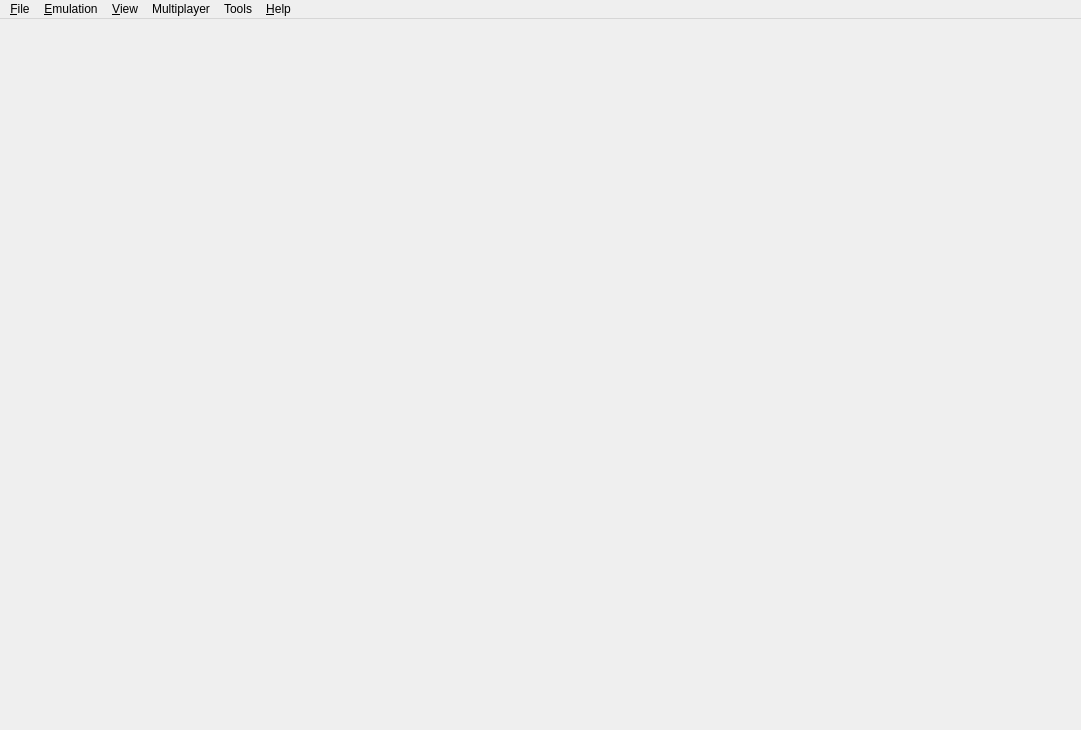
<?xml version="1.0" encoding="UTF-8"?>
<ui version="4.0">
 <class>MainWindow</class>
 <widget class="QMainWindow" name="MainWindow">
  <property name="geometry">
   <rect>
    <x>0</x>
    <y>0</y>
    <width>1081</width>
    <height>730</height>
   </rect>
  </property>
  <property name="windowTitle">
   <string>Citra</string>
  </property>
  <property name="windowIcon">
   <iconset>
    <normaloff>src/pcafe/res/icon3_64x64.ico</normaloff>src/pcafe/res/icon3_64x64.ico</iconset>
  </property>
  <property name="tabShape">
   <enum>QTabWidget::Rounded</enum>
  </property>
  <property name="dockNestingEnabled">
   <bool>true</bool>
  </property>
  <widget class="QWidget" name="centralwidget">
   <layout class="QHBoxLayout" name="horizontalLayout">
    <property name="leftMargin">
     <number>0</number>
    </property>
    <property name="topMargin">
     <number>0</number>
    </property>
    <property name="rightMargin">
     <number>0</number>
    </property>
    <property name="bottomMargin">
     <number>0</number>
    </property>
   </layout>
  </widget>
  <widget class="QMenuBar" name="menubar">
   <property name="geometry">
    <rect>
     <x>0</x>
     <y>0</y>
     <width>1081</width>
     <height>21</height>
    </rect>
   </property>
   <widget class="QMenu" name="menu_File">
    <property name="title">
     <string>&amp;File</string>
    </property>
    <widget class="QMenu" name="menu_recent_files">
     <property name="title">
      <string>Recent Files</string>
     </property>
    </widget>
    <widget class="QMenu" name="menu_Amiibo">
     <property name="title">
      <string>Amiibo</string>
     </property>
     <addaction name="action_Load_Amiibo"/>
     <addaction name="action_Remove_Amiibo"/>
    </widget>
    <addaction name="action_Load_File"/>
    <addaction name="action_Install_CIA"/>
    <addaction name="separator"/>
    <addaction name="menu_recent_files"/>
    <addaction name="separator"/>
    <addaction name="menu_Amiibo"/>
    <addaction name="separator"/>
    <addaction name="action_Open_Citra_Folder"/>
    <addaction name="separator"/>
    <addaction name="action_Exit"/>
   </widget>
   <widget class="QMenu" name="menu_Emulation">
    <property name="title">
     <string>&amp;Emulation</string>
    </property>
    <addaction name="action_Start"/>
    <addaction name="action_Pause"/>
    <addaction name="action_Stop"/>
    <addaction name="action_Restart"/>
    <addaction name="separator"/>
    <addaction name="action_Report_Compatibility"/>
    <addaction name="separator"/>
    <addaction name="action_Configure"/>
    <addaction name="action_Cheats"/>
    <addaction name="action_Save"/>
    <addaction name="action_Load"/>
   </widget>
   <widget class="QMenu" name="menu_View">
    <property name="title">
     <string>&amp;View</string>
    </property>
    <widget class="QMenu" name="menu_View_Debugging">
     <property name="title">
      <string>Debugging</string>
     </property>
     <addaction name="action_Create_Pica_Surface_Viewer"/>
     <addaction name="separator"/>
    </widget>
    <widget class="QMenu" name="menu_Screen_Layout">
     <property name="title">
      <string>Screen Layout</string>
     </property>
     <addaction name="action_Screen_Layout_Default"/>
     <addaction name="action_Screen_Layout_Single_Screen"/>
     <addaction name="action_Screen_Layout_Large_Screen"/>
     <addaction name="action_Screen_Layout_Side_by_Side"/>
     <addaction name="separator"/>
     <addaction name="action_Screen_Layout_Swap_Screens"/>
    </widget>
    <addaction name="action_Fullscreen"/>
    <addaction name="action_Single_Window_Mode"/>
    <addaction name="menu_Screen_Layout"/>
    <addaction name="separator"/>
    <addaction name="action_Display_Dock_Widget_Headers"/>
    <addaction name="action_Show_Filter_Bar"/>
    <addaction name="action_Show_Status_Bar"/>
    <addaction name="separator"/>
    <addaction name="menu_View_Debugging"/>
   </widget>
   <widget class="QMenu" name="menu_Multiplayer">
    <property name="enabled">
     <bool>true</bool>
    </property>
    <property name="title">
     <string>Multiplayer</string>
    </property>
    <addaction name="action_View_Lobby"/>
    <addaction name="action_Start_Room"/>
    <addaction name="action_Connect_To_Room"/>
    <addaction name="separator"/>
    <addaction name="action_Show_Room"/>
    <addaction name="action_Leave_Room"/>
   </widget>
   <widget class="QMenu" name="menu_Tools">
    <property name="title">
     <string>Tools</string>
    </property>
    <widget class="QMenu" name="menu_Movie">
     <property name="title">
      <string>Movie</string>
     </property>
     <addaction name="action_Record_Movie"/>
     <addaction name="action_Play_Movie"/>
     <addaction name="action_Stop_Recording_Playback"/>
    </widget>
    <widget class="QMenu" name="menu_Frame_Advance">
     <property name="title">
      <string>Frame Advance</string>
     </property>
     <addaction name="action_Enable_Frame_Advancing"/>
     <addaction name="action_Advance_Frame"/>
    </widget>
    <addaction name="menu_Movie"/>
    <addaction name="menu_Frame_Advance"/>
    <addaction name="separator"/>
    <addaction name="action_Capture_Screenshot"/>
   </widget>
   <widget class="QMenu" name="menu_Help">
    <property name="title">
     <string>&amp;Help</string>
    </property>
    <addaction name="action_Check_For_Updates"/>
    <addaction name="action_Open_Maintenance_Tool"/>
    <addaction name="separator"/>
    <addaction name="action_FAQ"/>
    <addaction name="action_About"/>
   </widget>
   <addaction name="menu_File"/>
   <addaction name="menu_Emulation"/>
   <addaction name="menu_View"/>
   <addaction name="menu_Multiplayer"/>
   <addaction name="menu_Tools"/>
   <addaction name="menu_Help"/>
  </widget>
  <action name="action_Load_File">
   <property name="text">
    <string>Load File...</string>
   </property>
  </action>
  <action name="action_Install_CIA">
   <property name="text">
    <string>Install CIA...</string>
   </property>
  </action>
  <action name="action_Load_Symbol_Map">
   <property name="text">
    <string>Load Symbol Map...</string>
   </property>
  </action>
  <action name="action_Exit">
   <property name="text">
    <string>E&amp;xit</string>
   </property>
  </action>
  <action name="action_Start">
   <property name="enabled">
    <bool>false</bool>
   </property>
   <property name="text">
    <string>&amp;Start</string>
   </property>
  </action>
  <action name="action_Pause">
   <property name="enabled">
    <bool>false</bool>
   </property>
   <property name="text">
    <string>&amp;Pause</string>
   </property>
  </action>
  <action name="action_Stop">
   <property name="enabled">
    <bool>false</bool>
   </property>
   <property name="text">
    <string>&amp;Stop</string>
   </property>
  </action>
  <action name="action_Save">
    <property name="enabled">
      <bool>false</bool>
    </property>
    <property name="text">
      <string>Save</string>
    </property>
  </action>
  <action name="action_Load">
    <property name="enabled">
      <bool>false</bool>
    </property>
    <property name="text">
      <string>Load</string>
    </property>
  </action>
  <action name="action_FAQ">
   <property name="text">
    <string>FAQ</string>
   </property>
  </action>
  <action name="action_About">
   <property name="text">
    <string>About Citra</string>
   </property>
  </action>
  <action name="action_Single_Window_Mode">
   <property name="checkable">
    <bool>true</bool>
   </property>
   <property name="text">
    <string>Single Window Mode</string>
   </property>
  </action>
  <action name="action_Configure">
   <property name="text">
    <string>Configure...</string>
   </property>
  </action>
  <action name="action_Cheats">
   <property name="text">
    <string>Cheats...</string>
   </property>
  </action>
  <action name="action_Display_Dock_Widget_Headers">
   <property name="checkable">
    <bool>true</bool>
   </property>
   <property name="text">
    <string>Display Dock Widget Headers</string>
   </property>
  </action>
  <action name="action_Show_Filter_Bar">
   <property name="checkable">
    <bool>true</bool>
   </property>
   <property name="text">
    <string>Show Filter Bar</string>
   </property>
  </action>
  <action name="action_Show_Status_Bar">
   <property name="checkable">
    <bool>true</bool>
   </property>
   <property name="text">
    <string>Show Status Bar</string>
   </property>
  </action>
  <action name="action_Select_Game_List_Root">
   <property name="text">
    <string>Select Game Directory...</string>
   </property>
   <property name="toolTip">
    <string>Selects a folder to display in the game list</string>
   </property>
  </action>
  <action name="action_Create_Pica_Surface_Viewer">
   <property name="text">
    <string>Create Pica Surface Viewer</string>
   </property>
  </action>
  <action name="action_Record_Movie">
   <property name="enabled">
    <bool>true</bool>
   </property>
   <property name="text">
    <string>Record Movie</string>
   </property>
  </action>
  <action name="action_Play_Movie">
   <property name="enabled">
    <bool>true</bool>
   </property>
   <property name="text">
    <string>Play Movie</string>
   </property>
  </action>
  <action name="action_Stop_Recording_Playback">
   <property name="enabled">
    <bool>false</bool>
   </property>
   <property name="text">
    <string>Stop Recording / Playback</string>
   </property>
  </action>
  <action name="action_Enable_Frame_Advancing">
   <property name="checkable">
    <bool>true</bool>
   </property>
   <property name="enabled">
    <bool>false</bool>
   </property>
   <property name="text">
    <string>Enable Frame Advancing</string>
   </property>
  </action>
  <action name="action_Advance_Frame">
   <property name="enabled">
    <bool>false</bool>
   </property>
   <property name="text">
    <string>Advance Frame</string>
   </property>
  </action>
  <action name="action_Capture_Screenshot">
   <property name="enabled">
    <bool>false</bool>
   </property>
   <property name="text">
    <string>Capture Screenshot</string>
   </property>
  </action>
  <action name="action_View_Lobby">
   <property name="enabled">
    <bool>true</bool>
   </property>
   <property name="text">
    <string>Browse Public Game Lobby</string>
   </property>
  </action>
  <action name="action_Start_Room">
   <property name="enabled">
    <bool>true</bool>
   </property>
   <property name="text">
    <string>Create Room</string>
   </property>
  </action>
  <action name="action_Leave_Room">
   <property name="enabled">
    <bool>false</bool>
   </property>
   <property name="text">
    <string>Leave Room</string>
   </property>
  </action>
  <action name="action_Connect_To_Room">
   <property name="text">
    <string>Direct Connect to Room</string>
   </property>
  </action>
  <action name="action_Show_Room">
   <property name="enabled">
    <bool>false</bool>
   </property>
   <property name="text">
    <string>Show Current Room</string>
   </property>
  </action>
  <action name="action_Fullscreen">
   <property name="checkable">
    <bool>true</bool>
   </property>
   <property name="text">
    <string>Fullscreen</string>
   </property>
  </action>
  <action name="action_Open_Maintenance_Tool">
   <property name="text">
    <string>Modify Citra Install</string>
   </property>
   <property name="toolTip">
    <string>Opens the maintenance tool to modify your Citra installation</string>
   </property>
  </action>
  <action name="action_Screen_Layout_Default">
   <property name="checkable">
    <bool>true</bool>
   </property>
   <property name="text">
    <string>Default</string>
   </property>
  </action>
  <action name="action_Screen_Layout_Single_Screen">
   <property name="checkable">
    <bool>true</bool>
   </property>
   <property name="text">
    <string>Single Screen</string>
   </property>
  </action>
  <action name="action_Screen_Layout_Large_Screen">
   <property name="checkable">
    <bool>true</bool>
   </property>
   <property name="text">
    <string>Large Screen</string>
   </property>
  </action>
  <action name="action_Screen_Layout_Side_by_Side">
   <property name="checkable">
    <bool>true</bool>
   </property>
   <property name="text">
    <string>Side by Side</string>
   </property>
  </action>
  <action name="action_Screen_Layout_Swap_Screens">
   <property name="checkable">
    <bool>true</bool>
   </property>
   <property name="text">
    <string>Swap Screens</string>
   </property>
  </action>
  <action name="action_Check_For_Updates">
   <property name="text">
    <string>Check for Updates</string>
   </property>
  </action>
  <action name="action_Report_Compatibility">
   <property name="enabled">
    <bool>false</bool>
   </property>
   <property name="text">
    <string>Report Compatibility</string>
   </property>
   <property name="visible">
    <bool>false</bool>
   </property>
  </action>
  <action name="action_Restart">
   <property name="enabled">
    <bool>false</bool>
   </property>
   <property name="text">
    <string>Restart</string>
   </property>
  </action>
  <action name="action_Load_Amiibo">
   <property name="enabled">
    <bool>false</bool>
   </property>
   <property name="text">
    <string>Load...</string>
   </property>
  </action>
  <action name="action_Remove_Amiibo">
   <property name="enabled">
    <bool>false</bool>
   </property>
   <property name="text">
    <string>Remove</string>
   </property>
  </action>
  <action name="action_Open_Citra_Folder">
   <property name="text">
    <string>Open Citra Folder</string>
   </property>
  </action>
 </widget>
 <resources/>
 <connections/>
</ui>
